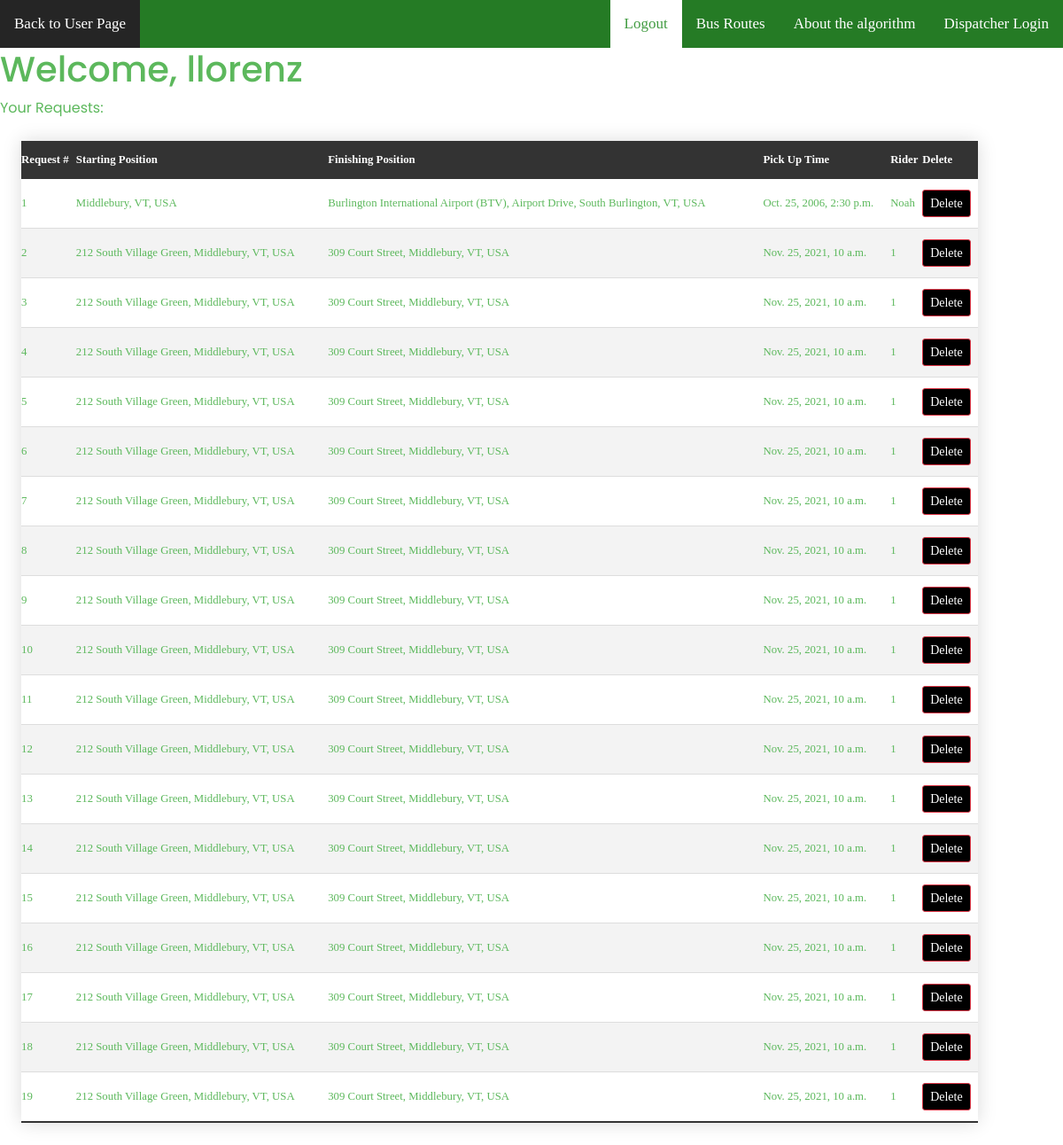
The app's page /website/UserRequestPage.html (signed in) with its own data.
### website/models.py (models this page shows)
class Ride(models.Model):
    origin = models.CharField(max_length=100)
    destination = models.CharField(max_length=100)
    rider_name = models.CharField(default="", max_length=64)
    contact_number = models.CharField(default="", max_length=30)
    user_name = models.ForeignKey(User, default=User, on_delete=models.CASCADE)
    time = models.DateTimeField(default=datetime.now,blank=True)

### website/views.py (the view)
# urls.py: path("UserRequestPage.html", views.userRequestPage, name="UserRequestPage"),
def userRequestPage(request):
        return render(request, "website/UserRequestPage.html", {
            "Rides" : Ride.objects.all()
        })

### website/templates/website/UserRequestPage.html (shortened to what this page needs)
<!DOCTYPE html>
<html>
    <head>
        {% load static %}
    <link  rel="stylesheet" href="{% static 'bootstrap.min.css' %}">
    <link rel="stylesheet" href="{% static 'style.css' %}">
    <link rel="stylesheet" href="{% static 'barStyle.css'%}">
    </head>
    <body>
    <div class="bar">
        <a class="title" href="/website/UserPage.html">Back to User Page</a>
        <a href="/website/DispatcherLogin.html">Dispatcher Login</a>
        <a href="/website/aboutAlg.html">About the algorithm</a>
        <a href="/website/busRoutes.html">Bus Routes</a>
        <a class ="active" href="/users/login.html">Logout</a>
    </div>
    <h1>Welcome, {{ request.user }}</h1>
    Your Requests:
    <table class = "tableContent" id="table">
        <thead>
            <th>Request #</th>
            <th>Starting Position</th>
            <th>Finishing Position</th>
            <th>Pick Up Time</th>
            <th>Rider</th>
            <th>Delete</th>
        </thead>
        {% for Ride in Rides %}
        {% ifequal Ride.user_name request.user %}
    <tr>
        <td></td>
        <td>{{ Ride.origin }}</td>
        <td>{{ Ride.destination }}</td>
        <td>{{ Ride.time }}</td>
        <td>{{ Ride.rider_name }}</td>
        <td><a href="{% url 'delete_post' pk=Ride.pk%}" class="btn btn-danger btn-sm" role="button" aria-pressed="true" >Delete</a></td>
    </tr>
        {% endifequal %}
    {% endfor %}
    </table>
    </body>

### website/static/style.css (style rules this page uses)
body { color: #5cb85c; font-family: "Poppins", sans-serif; }
.btn { text-align: center; margin: 0%; }

### website/static/barStyle.css (style rules this page uses)
.bar { margin:0%; background-color: darkgreen; overflow: hidden; opacity: 0.85; font-family: 'Times New Roman', Times, serif; }
.bar a { float: right; color:white; text-align: center; padding: 14px 16px; text-decoration: none; font-size: 17px; }
a:nth-of-type(1) { background-color: black; }
.bar a.active { background-color: white; color: forestgreen; }
.bar a.title { float:left; }

### website/templates/website/UserRequestPage.html (style rules this page uses)
.tableContent { width: 90%; margin:25px 0; margin-left: 2%; border-collapse:collapse; font-family: "Monaco"; font-size: 0.8em; min-width: 400px; box-shadow: 0 0 20px rgba(0, 0, 0, 0.15); }
.tableContent th, .tableContent td { text-align: left; padding: 12px 0px; }
.tableContent tbody tr { border-bottom: 1px solid #dddddd; }
.tableContent tbody tr:nth-of-type(even) { background-color: #f3f3f3; }
.tableContent tbody tr:last-of-type { border-bottom: 2px solid #333333; }

### records on screen
Ride: origin "Middlebury, VT, USA", destination "Burlington International Airport (BTV), Airport Drive, South Burlington, VT, USA", time "Oct. 25, 2006, 2:30 p.m.", rider_name "Noah"
Ride: origin "212 South Village Green, Middlebury, VT, USA", destination "309 Court Street, Middlebury, VT, USA", time "Nov. 25, 2021, 10 a.m.", rider_name "1"
Ride: origin "212 South Village Green, Middlebury, VT, USA", destination "309 Court Street, Middlebury, VT, USA", time "Nov. 25, 2021, 10 a.m.", rider_name "1"
Ride: origin "212 South Village Green, Middlebury, VT, USA", destination "309 Court Street, Middlebury, VT, USA", time "Nov. 25, 2021, 10 a.m.", rider_name "1"
Ride: origin "212 South Village Green, Middlebury, VT, USA", destination "309 Court Street, Middlebury, VT, USA", time "Nov. 25, 2021, 10 a.m.", rider_name "1"
Ride: origin "212 South Village Green, Middlebury, VT, USA", destination "309 Court Street, Middlebury, VT, USA", time "Nov. 25, 2021, 10 a.m.", rider_name "1"
Ride: origin "212 South Village Green, Middlebury, VT, USA", destination "309 Court Street, Middlebury, VT, USA", time "Nov. 25, 2021, 10 a.m.", rider_name "1"
Ride: origin "212 South Village Green, Middlebury, VT, USA", destination "309 Court Street, Middlebury, VT, USA", time "Nov. 25, 2021, 10 a.m.", rider_name "1"
Ride: origin "212 South Village Green, Middlebury, VT, USA", destination "309 Court Street, Middlebury, VT, USA", time "Nov. 25, 2021, 10 a.m.", rider_name "1"
Ride: origin "212 South Village Green, Middlebury, VT, USA", destination "309 Court Street, Middlebury, VT, USA", time "Nov. 25, 2021, 10 a.m.", rider_name "1"
Ride: origin "212 South Village Green, Middlebury, VT, USA", destination "309 Court Street, Middlebury, VT, USA", time "Nov. 25, 2021, 10 a.m.", rider_name "1"
Ride: origin "212 South Village Green, Middlebury, VT, USA", destination "309 Court Street, Middlebury, VT, USA", time "Nov. 25, 2021, 10 a.m.", rider_name "1"
Ride: origin "212 South Village Green, Middlebury, VT, USA", destination "309 Court Street, Middlebury, VT, USA", time "Nov. 25, 2021, 10 a.m.", rider_name "1"
Ride: origin "212 South Village Green, Middlebury, VT, USA", destination "309 Court Street, Middlebury, VT, USA", time "Nov. 25, 2021, 10 a.m.", rider_name "1"
Ride: origin "212 South Village Green, Middlebury, VT, USA", destination "309 Court Street, Middlebury, VT, USA", time "Nov. 25, 2021, 10 a.m.", rider_name "1"
Ride: origin "212 South Village Green, Middlebury, VT, USA", destination "309 Court Street, Middlebury, VT, USA", time "Nov. 25, 2021, 10 a.m.", rider_name "1"
Ride: origin "212 South Village Green, Middlebury, VT, USA", destination "309 Court Street, Middlebury, VT, USA", time "Nov. 25, 2021, 10 a.m.", rider_name "1"
Ride: origin "212 South Village Green, Middlebury, VT, USA", destination "309 Court Street, Middlebury, VT, USA", time "Nov. 25, 2021, 10 a.m.", rider_name "1"
Ride: origin "212 South Village Green, Middlebury, VT, USA", destination "309 Court Street, Middlebury, VT, USA", time "Nov. 25, 2021, 10 a.m.", rider_name "1"

### other values on screen
{{ request.user }} "llorenz"
